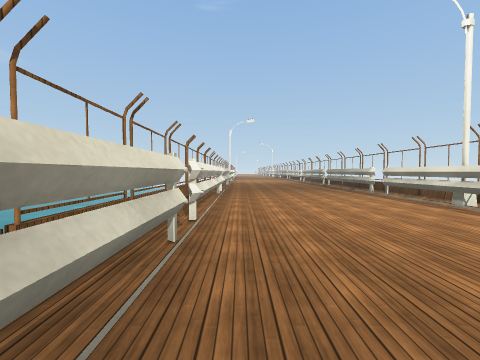
View 1 (above)

13 first-person views from a walk through a scene from a Unity 3-D project. The camera is 1.5 m above the floor, tilts 2° down and sees 90° across. The floor is counted in squares, 2 m on a side. Each view is taken from the middle of a square. On the plan, view 1 faces up. The plan holds only what a view shows up to about 9 squares ahead; the rest is blank. The place goes on beyond the plan. The player is left out. Some surface patterns are stand-ins.

View 2
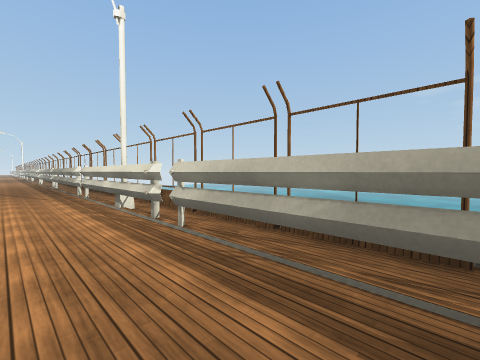

View 3
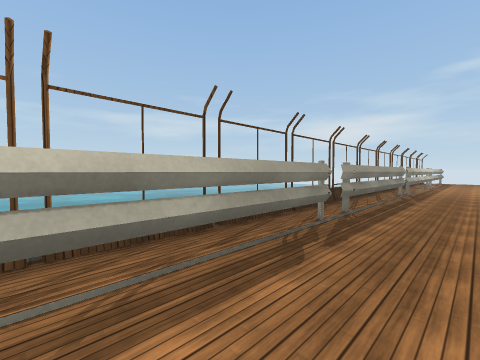

View 4
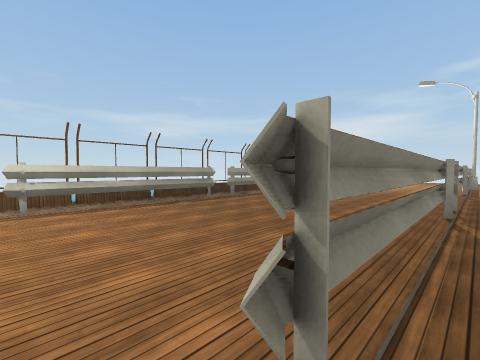

View 5
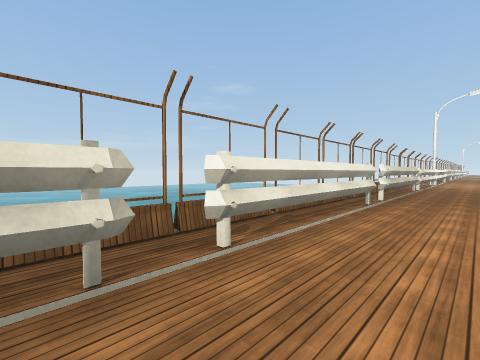

View 6
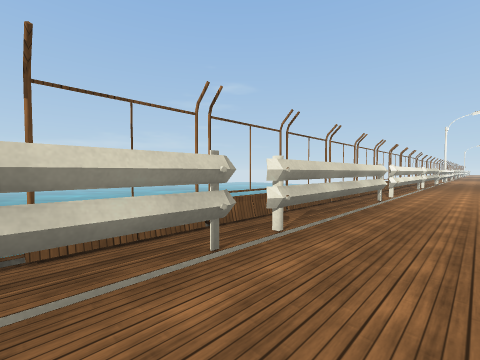

View 7
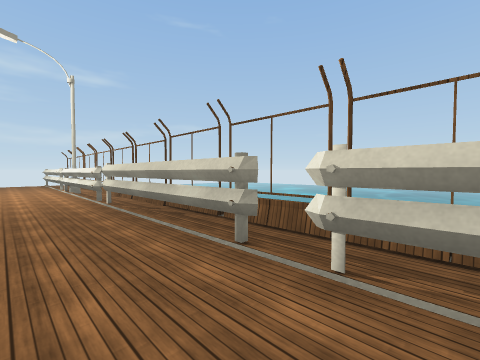

View 8
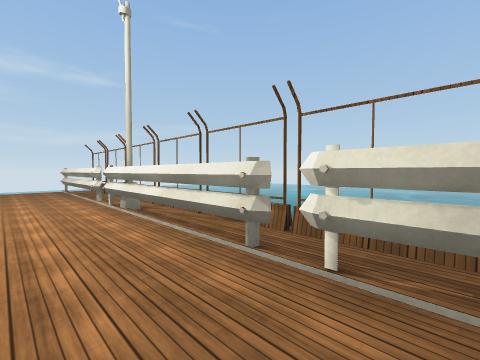

View 9
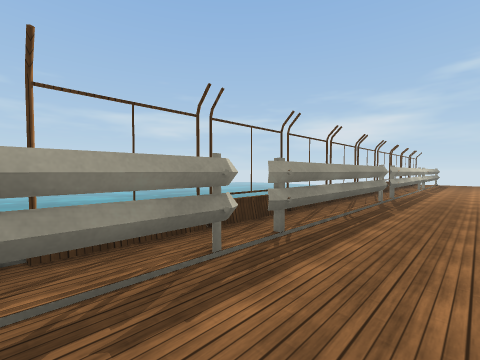

View 10
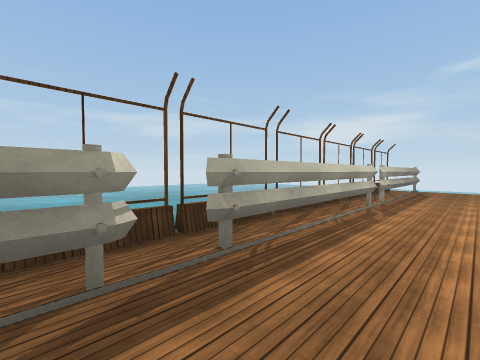

View 11
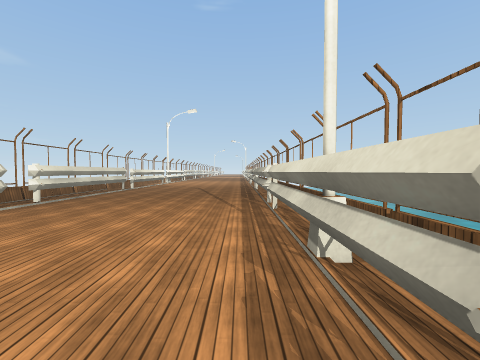

View 12
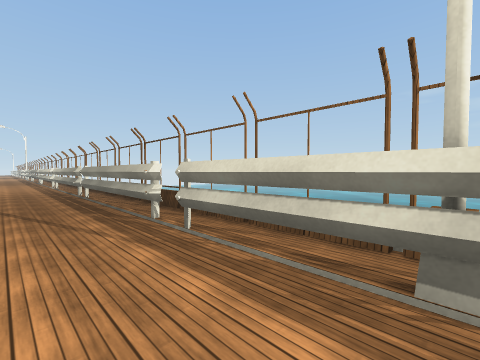

View 13
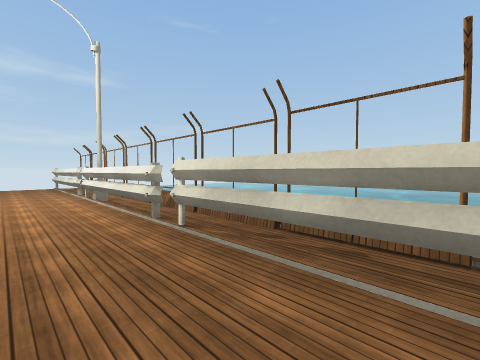

### Floor plan
Points are (right, up) in squares from view 1. A wall is a line through its corners. A room is listed if a view was taken in it or the views show most of it. See-through windows are left out.
Room 1 (views 1, 2, 3, 5, 6, 7, 8, 9, 10, 11, 12, 13)
walls: (-0.6, -2.5) (-0.6, -6.9); (4.6, -6.5) (4.6, -2.1); (4.6, -1.5) (4.6, 2.9); (-0.6, -7.4) (-0.6, -11.7); (-0.6, 2.5) (-0.6, -1.9); (4.6, 3.4) (4.6, 7.7); (4.6, -11.8) (4.6, -7.4); (-0.6, -12.4) (-0.6, -16.6); (-0.6, 7.6) (-0.6, 3.3); (4.6, 8.4) (4.6, 9.5); (4.6, -16.6) (4.6, -12.4); (-0.6, 9.5) (-0.6, 8.4)
ways out: opening at (-1, -12) to room 2; opening at (-1, 3) to room 2; opening at (-1, 8.5) to room 2; gap at (-1, -7) to room 2; opening at (5, -12); opening at (5, -7); opening at (5, 8.5)
Room 2 (view 4)
walls: (-0.6, -6.7) (-0.6, -5.2); (-0.6, -1.7) (-0.6, 2.5)
ways out: opening at (-1, -12) to room 1; opening at (-1, 3) to room 1; opening at (-1, 8.5) to room 1; gap at (-1, -7) to room 1
objects: other object (-2, -17) to (-2, -15); other object (-2, -14); other object (-2, -13) to (-2, -12); other object (-2, -11) to (-2, -10); other object (-2, -9) to (-2, -8); other object (-2, -7) to (-2, -6); other object (-2, -5) to (-2, -4); other object (-2, -3) to (-2, -2); other object (-2, -1); other object (-2, 0) to (-2, 1); other object (-2, 2) to (-2, 3); other object (-2, 4) to (-2, 5); other object (-2, 6) to (-2, 7); other object (-2, 8); other object (-2, 9)

Positions as (right, up) in squares from view 1, and headings:
1: (0, 0), facing up
2: (3, 0), facing up-right
3: (3, 2), facing down-right
4: (-1, 3), facing down-right
5: (1, 2), facing up-left
6: (1, -4), facing up-left
7: (1, -1), facing down-left
8: (1, -6), facing down-left
9: (3, 0), facing down-right
10: (3, -6), facing down-right
11: (4, 3), facing up
12: (3, 5), facing up-right
13: (1, -4), facing down-left
